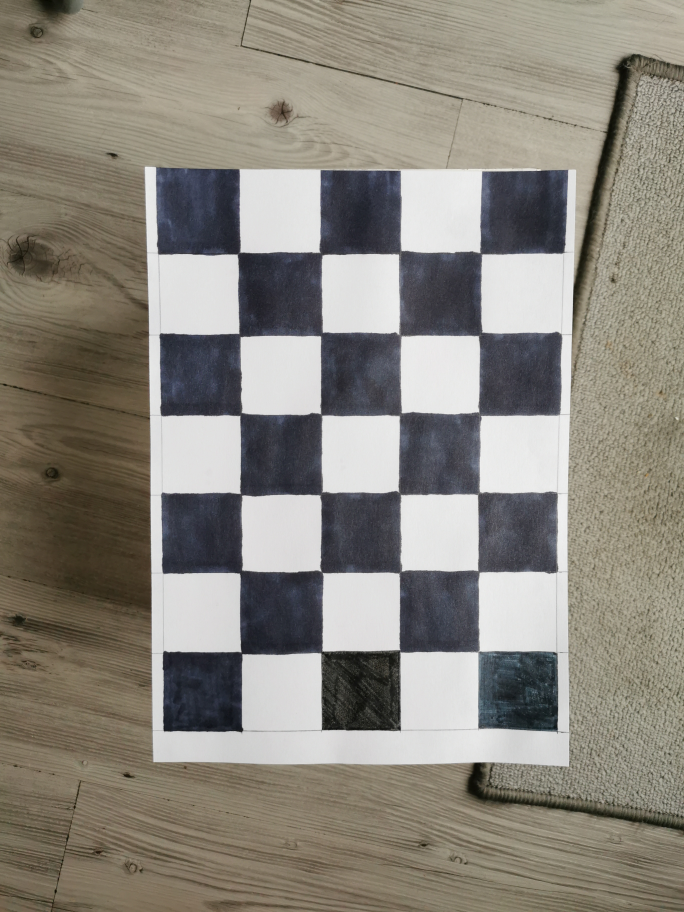
#> input picture Images/chess/P30/IMG_20201206_093847.jpg, 2736 x 3648 px (shown at 1/4 size); its folder holds 5 pictures in this run
$ python main.py
#> lines starting #> are read from the running program, lines starting #| are printed output that depends on the picture
import numpy as np
import cv2 as cv
from matplotlib import pyplot as plt
from scipy import ndimage
import glob

def CameraCalibration():

    # Critère de terminaison
    criteria = (cv.TERM_CRITERIA_EPS + cv.TERM_CRITERIA_MAX_ITER, 30, 0.001)
    # prepare object points, like (0,0,0), (1,0,0), (2,0,0) ....,(6,5,0)
    ############ to adapt ##########################
    objp = np.zeros((4*6, 3), np.float32)
    objp[:, :2] = np.mgrid[0:4, 0:6].T.reshape(-1, 2)
    # Mise à l'echelle
    objp[:, :2] *= 40
    #################################################
    # Tableau pour stocké les points des objets et les points des images de tous les images.
    objpoints = []  # 3d point dans le real world space
    imgpoints = []  # 2d points dans le plan d'image
    ############ to adapt ##########################
    images = glob.glob('Images/chess/P30/*.jpg')
    #################################################
    for fname in images:
        img = cv.pyrDown(cv.imread(fname))
        gray = cv.cvtColor(img, cv.COLOR_BGR2GRAY)
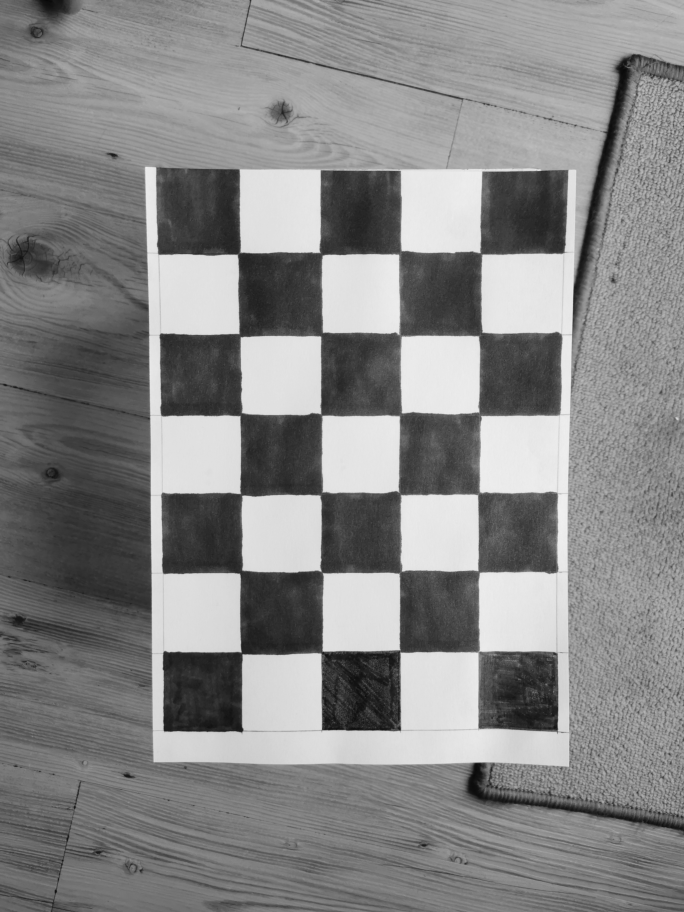
#> gray: shape (1824, 1368) (shown at 1/2 size); min 7, max 241, mean 133.9
        # Retourne tout les corners de l'échiquier dans nos photos
        ############ to adapt ##########################
        ret, corners = cv.findChessboardCorners(gray, (4, 6), None)
#> ret = True; corners = 24 rows, first 8: [475.6, 508.7], [640.9, 505.7], [800.5, 505.5], [961.1, 505.4], [480, 671], [644.5, 668], [800.3, 669.1], [960.5, 669]
        #################################################
        print(ret)
#| True
        # Si il existe on ajoute les points d'objet ou d'image
        if ret == True:
            objpoints.append(objp)
            corners2 = cv.cornerSubPix(gray, corners, (11, 11), (-1, -1), criteria)
#> corners2 = 24 rows, first 8: [476.7, 507.9], [644.1, 509.3], [799.9, 505.6], [962.3, 507.6], [480.2, 671.4], [643.1, 669.3], [801.1, 671.8], [961.9, 667.4]
            imgpoints.append(corners)
            # On dessine sur l'échiquier des lines
            ############ to adapt ##########################
            cv.drawChessboardCorners(img, (4, 6), corners2, ret)
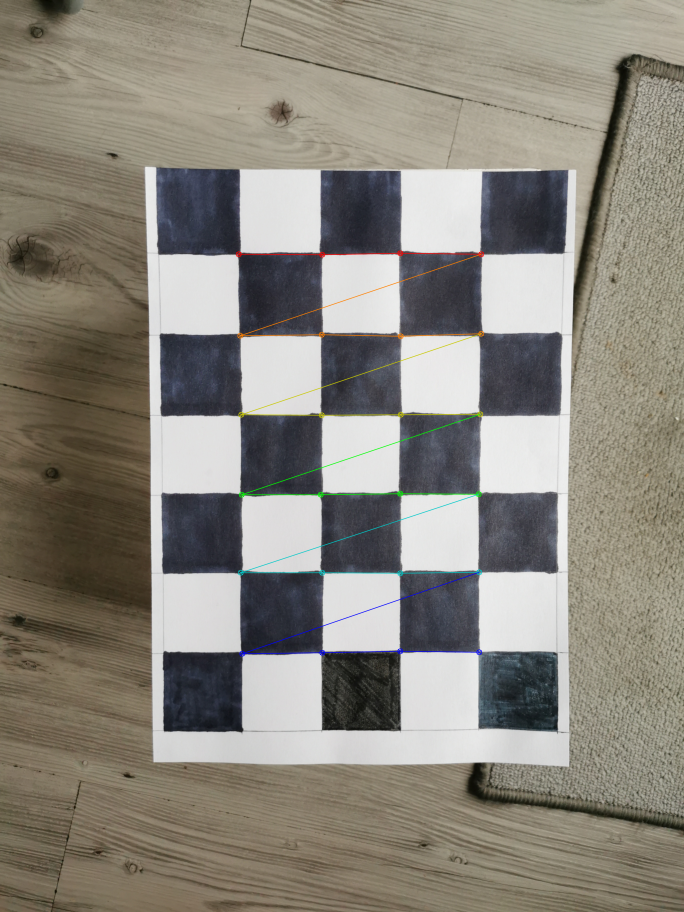
#> img: shape (1824, 1368, 3) (shown at 1/2 size); mean B, G, R 124.2, 133.7, 138.2
            #################################################
            cv.namedWindow('img', 0 )
            cv.imshow('img', img)
            cv.waitKey(500)
#> pass 2 of the loop in CameraCalibration, `for fname in images:`:
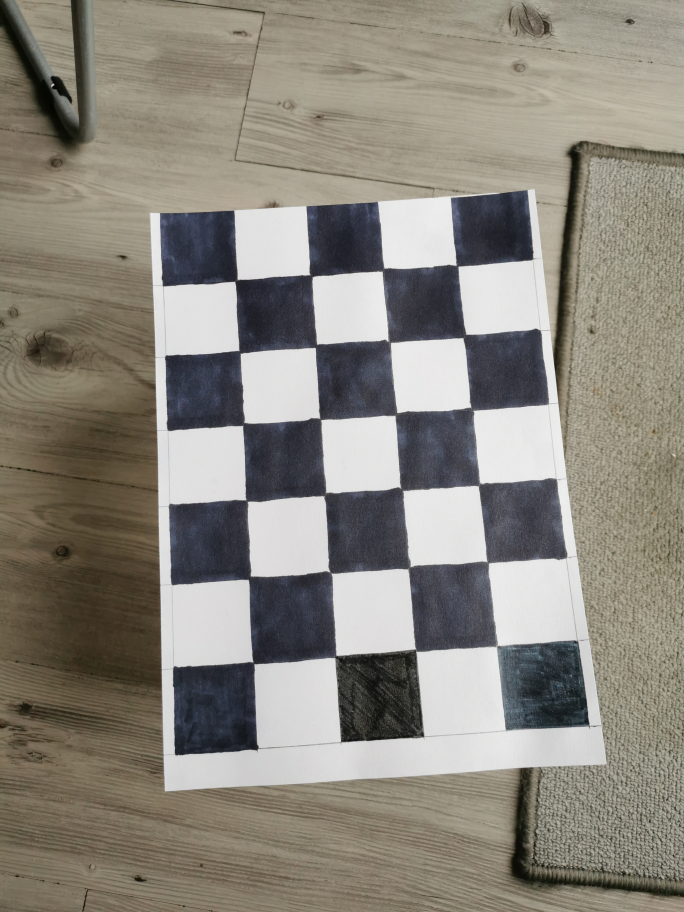
#> input picture Images/chess/P30/IMG_20201206_093849.jpg, 2736 x 3648 px (shown at 1/4 size)
#> in CameraCalibration, `gray = cv.cvtColor(img, cv.COLOR_BGR2GRAY)`:
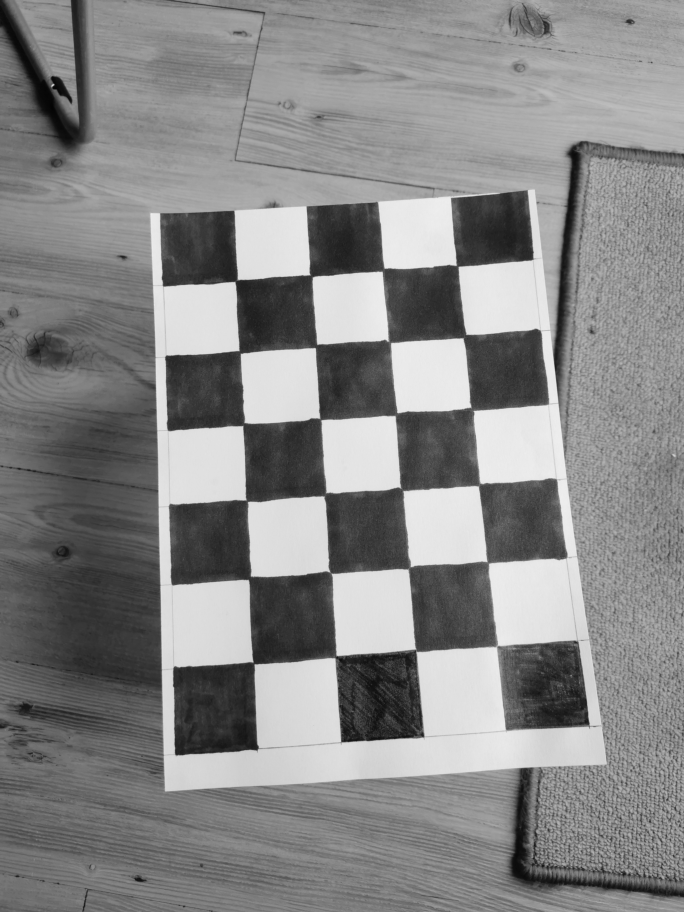
#> gray: shape (1824, 1368) (shown at 1/2 size); min 2, max 241, mean 134.6
#> corners = 24 rows, first 8: [473, 562], [621.1, 550.4], [766.5, 540], [913.6, 530.4], [480, 704], [632.5, 692.5], [779.5, 684.5], [929, 673]
#| True
#> corners2 = 24 rows, first 8: [471.8, 562.3], [623.4, 552.6], [766.5, 540.2], [914.8, 532.4], [480.1, 704.7], [632.2, 692.8], [779.7, 685], [929.8, 672.1]
#> in CameraCalibration, `cv.drawChessboardCorners(img, (4, 6), corners2, ret)`:
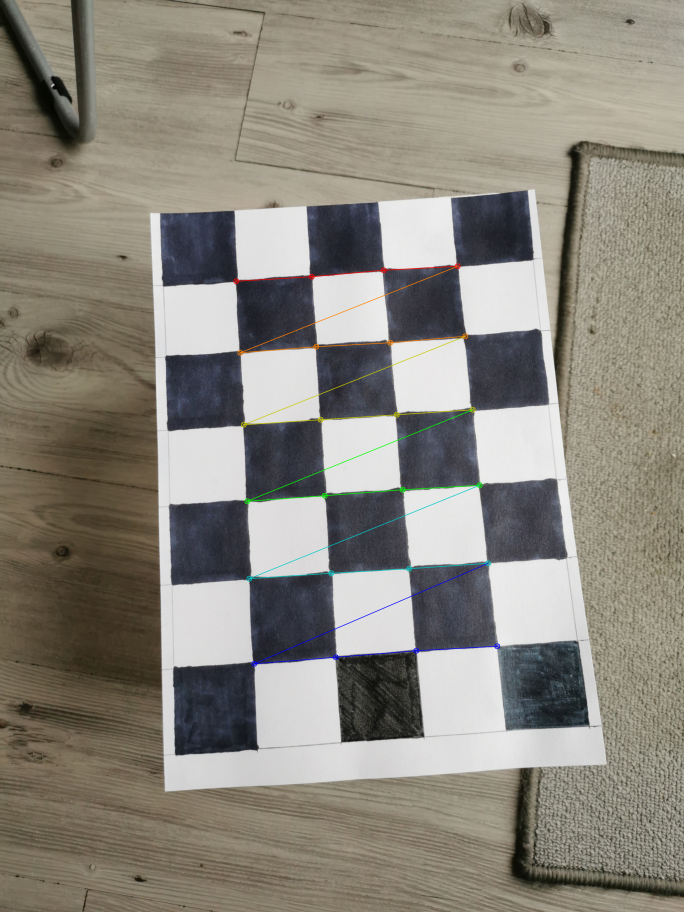
#> img: shape (1824, 1368, 3) (shown at 1/2 size); mean B, G, R 124.9, 134.5, 138.8
#> pass 3 of the loop in CameraCalibration, `for fname in images:`:
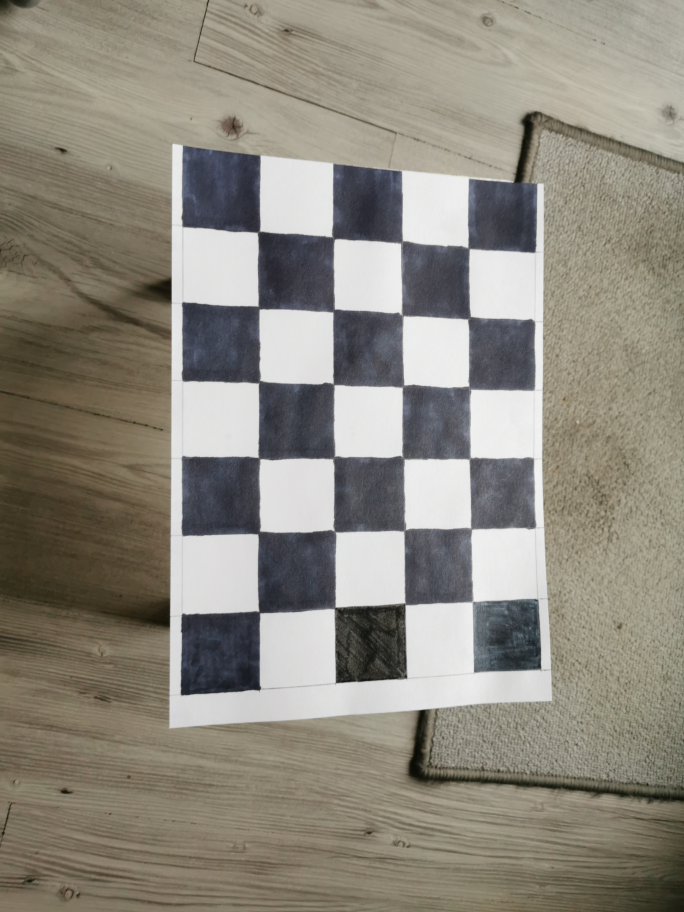
#> input picture Images/chess/P30/IMG_20201206_093851.jpg, 2736 x 3648 px (shown at 1/4 size)
#> in CameraCalibration, `gray = cv.cvtColor(img, cv.COLOR_BGR2GRAY)`:
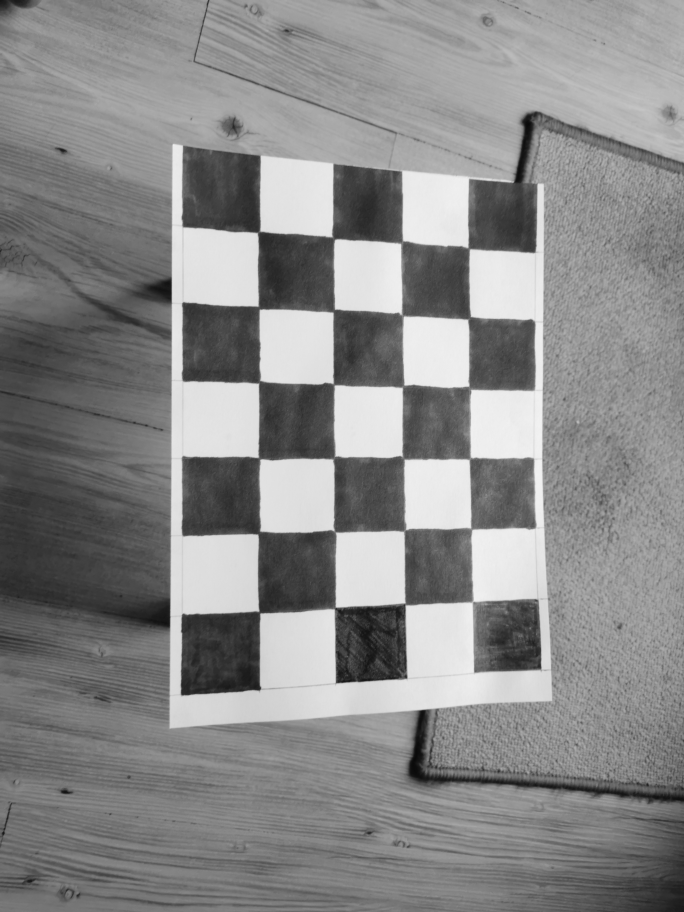
#> gray: shape (1824, 1368) (shown at 1/2 size); min 8, max 243, mean 136.7
#> corners = 24 rows, first 8: [517.5, 464.5], [667, 476.5], [803.5, 484.5], [936, 500], [518, 616], [668, 622], [805.5, 631], [938.5, 636]
#| True
#> corners2 = 24 rows, first 8: [517, 464.7], [668.3, 477.6], [804, 484.5], [937.7, 497.3], [518.4, 616.4], [667.6, 621.8], [805.1, 631.2], [939.2, 635.6]
#> in CameraCalibration, `cv.drawChessboardCorners(img, (4, 6), corners2, ret)`:
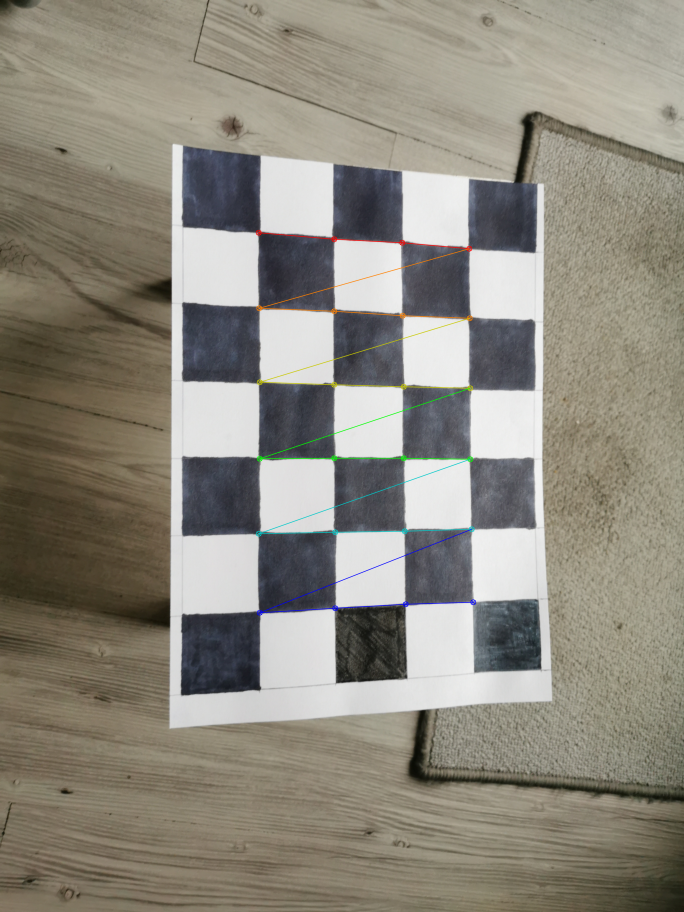
#> img: shape (1824, 1368, 3) (shown at 1/2 size); mean B, G, R 125.4, 136.6, 141
#> the loop made 5 passes; the first 3 are shown
    cv.destroyAllWindows()

    # Trouve les paramètres de la camera de plusieurs points de vue pour un pattern de calibration
    ret, mtx, dist, rvecs, tvecs = cv.calibrateCamera(objpoints, imgpoints, gray.shape[::-1], None, None)
    print('camraMatrix\n',mtx)
    print('dist\n',dist)

    ############ to adapt ##########################
    img = cv.pyrDown(cv.imread('Images/chess/P30/IMG_20201206_093855.jpg'))
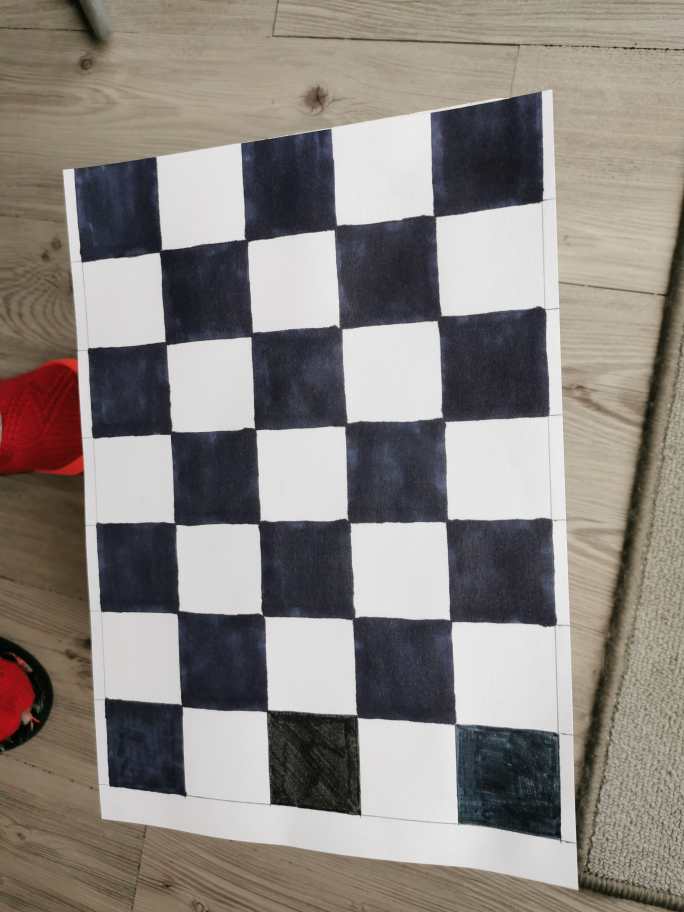
#> input picture Images/chess/P30/IMG_20201206_093855.jpg, 2736 x 3648 px (shown at 1/4 size)
    #################################################
    h, w = img.shape[:2]
#> h = 1824; w = 1368
    newcameramtx, roi = cv.getOptimalNewCameraMatrix(mtx, dist, (w, h), 1, (w, h))
    print('newcameramtx\n',newcameramtx)

    # Calcul indistortion et réctification maps pour des image camera de differents angles et rotation.
    mapx, mapy = cv.initUndistortRectifyMap(mtx, dist, None, newcameramtx, (w, h), 5)
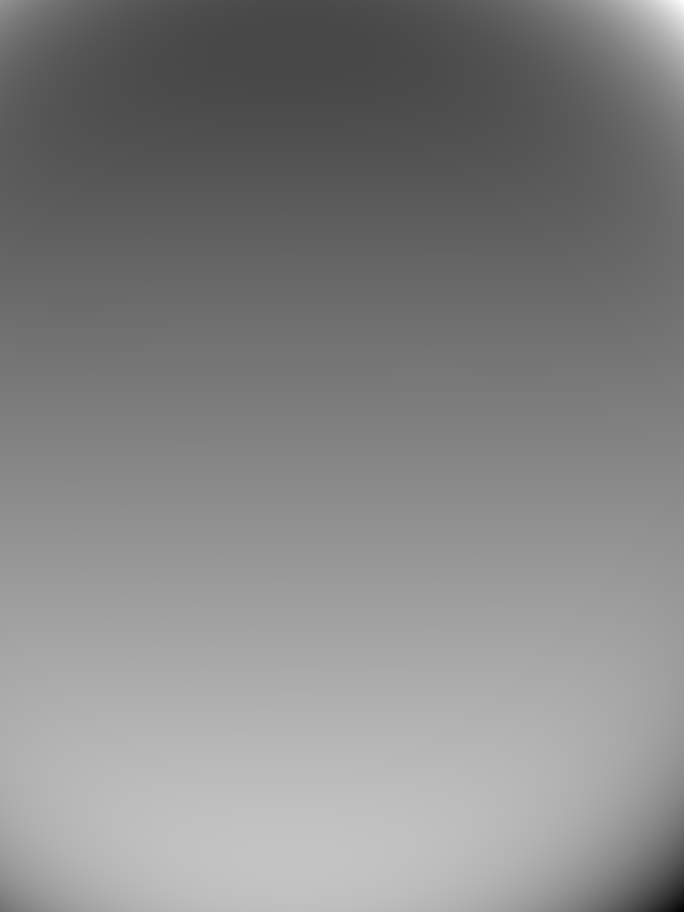
#> mapy: shape (1824, 1368) float32 (shown at 1/2 size); min -680.9, max 2359.8, mean 910.1; drawn with min black and max white
    dst = cv.remap(img, mapx, mapy, cv.INTER_LINEAR)
    # Crop the image
    x, y, w, h = roi
    dst = dst[y:y + h, x:x + w]
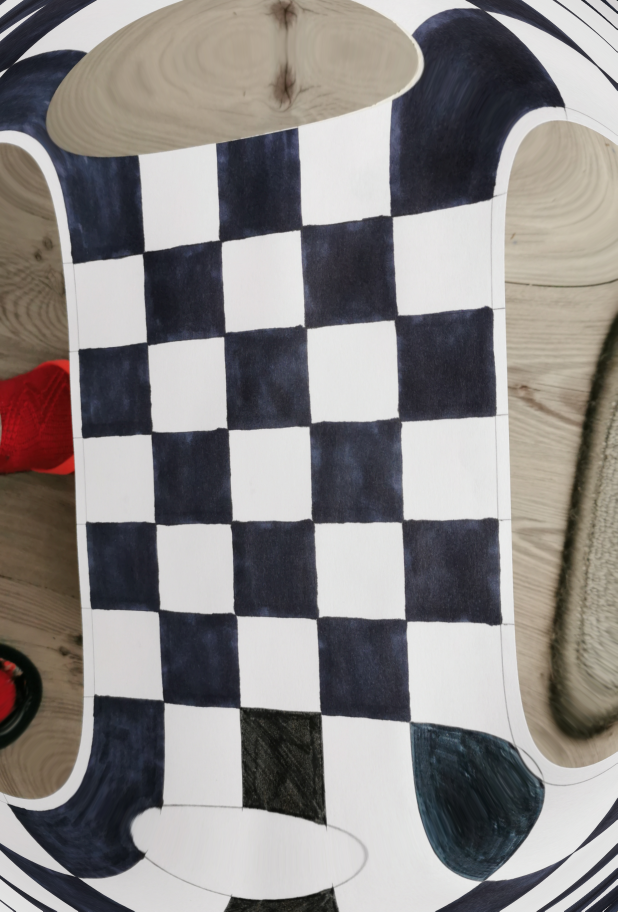
#> dst: shape (1823, 1235, 3) (shown at 1/2 size); mean B, G, R 133.2, 134.5, 138.5
    cv.namedWindow('img', 0)
    cv.imshow('img', dst)
    cv.waitKey(0)
    ############ to adapt ##########################
    cv.imwrite('calibresultM.png', dst)
    #################################################

    mean_error = 0
    for i in range(len(objpoints)):
        imgpoints2, _ = cv.projectPoints(objpoints[i], rvecs[i], tvecs[i], mtx, dist)
        error = cv.norm(imgpoints[i], imgpoints2, cv.NORM_L2) / len(imgpoints2)
        mean_error += error
    print("total error: {}".format(mean_error / len(objpoints)))

    return newcameramtx

# [41 lines left out: functions DepthMapfromStereoImages, drawlines, not called in this run]

def StereoCalibrate(Cameramtx):
    ############ to adapt ##########################
    img1 = cv.pyrDown(cv.imread('Images/leftT2.jpg', 0))
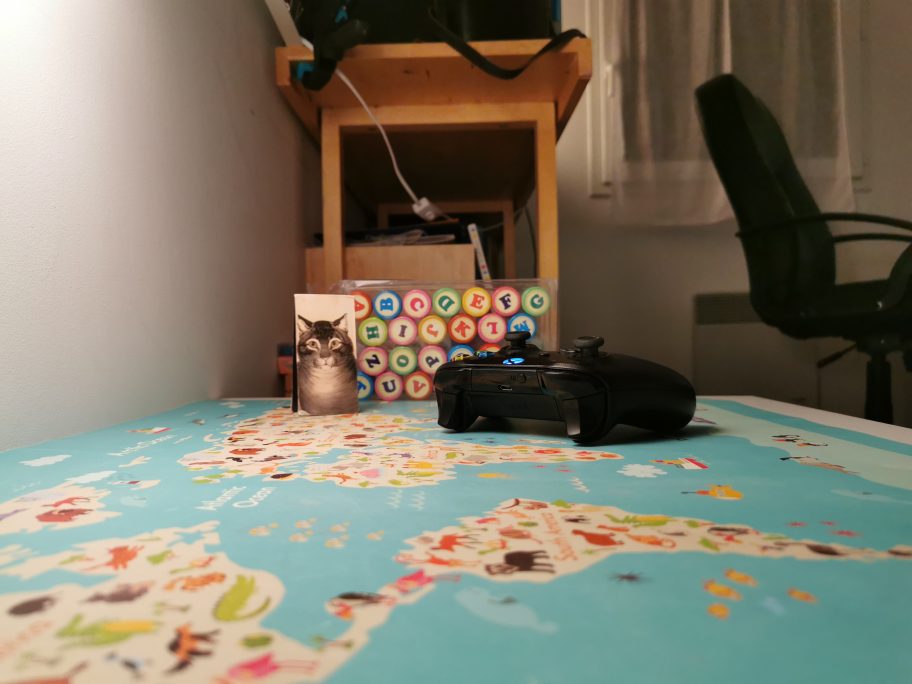
#> input picture Images/leftT2.jpg, 3648 x 2736 px (shown at 1/4 size)
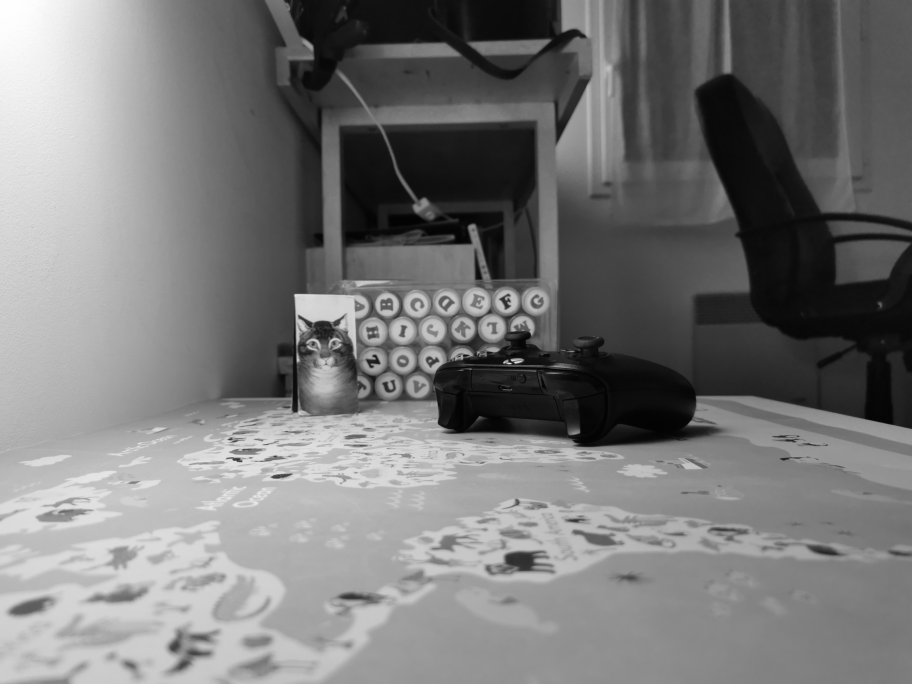
#> img1: shape (1368, 1824) (shown at 1/2 size); min 2, max 254, mean 119.7
#> (the run stopped early here; a loop or call above may not have finished)
